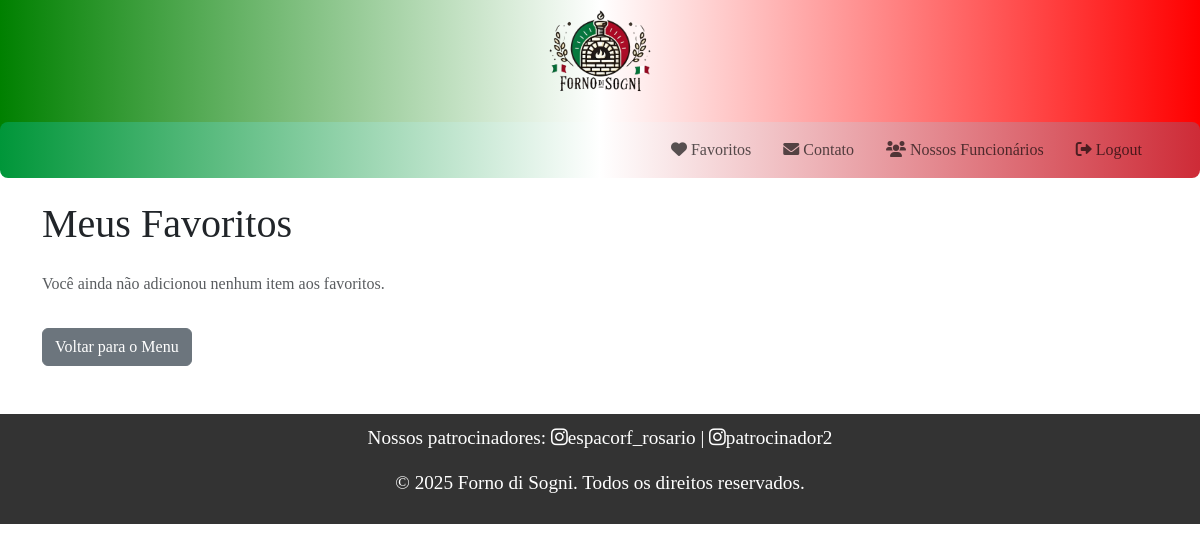
Before: /favoritos (signed in) with the older database file.
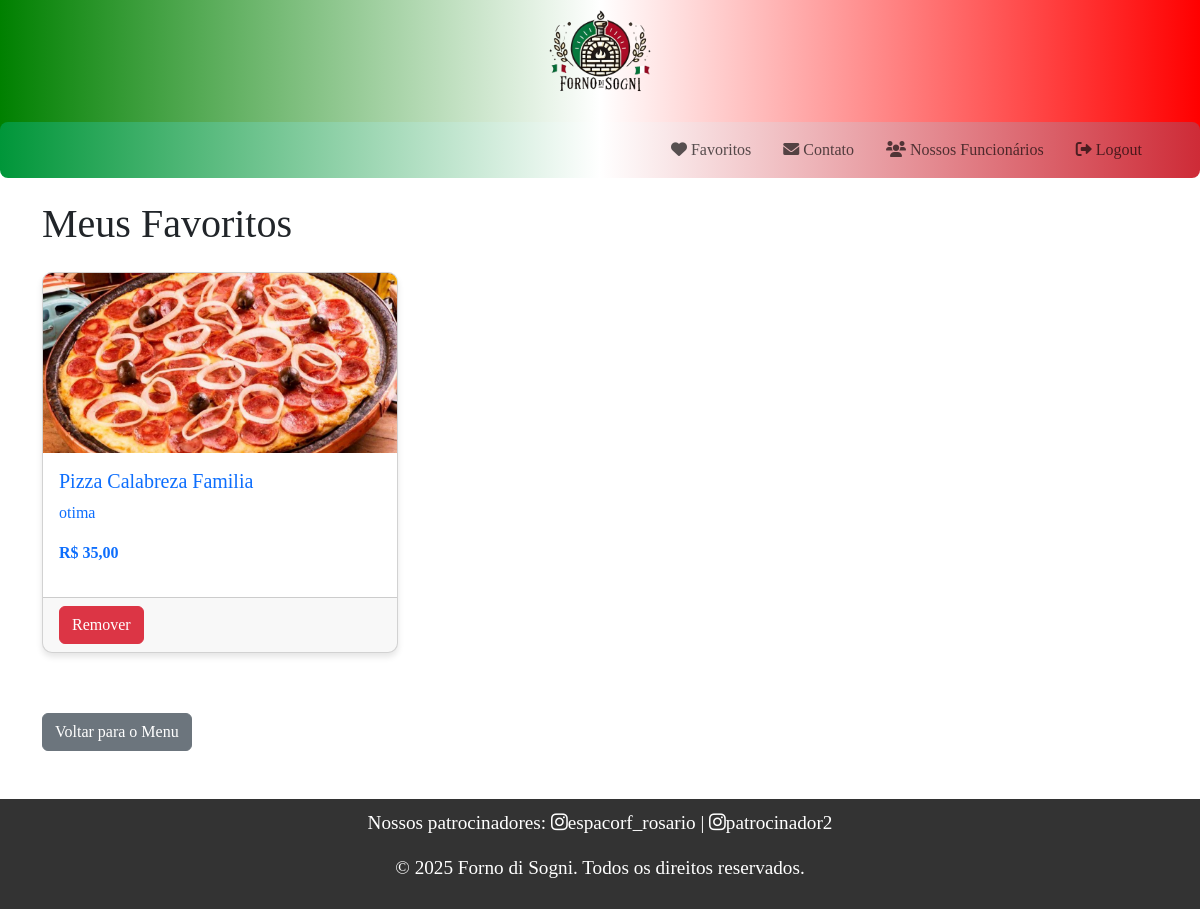
After: the same page with the newer database file.
### main.py (models this page shows)
class Favorito(db.Model):
    id = db.Column(db.Integer, primary_key=True)
    cliente_id = db.Column(db.Integer, db.ForeignKey('cliente.id'), nullable=False)
    prato_id = db.Column(db.Integer, db.ForeignKey('prato.id'), nullable=True)
    bebida_id = db.Column(db.Integer, db.ForeignKey('bebida.id'), nullable=True)
    cliente = db.relationship('Cliente', back_populates='favoritos')
    prato = db.relationship('Prato', back_populates='favoritos', foreign_keys=[prato_id])
    bebida = db.relationship('Bebida', back_populates='favoritos', foreign_keys=[bebida_id])

class Prato(db.Model):
    id = db.Column(db.Integer, primary_key=True)
    nome = db.Column(db.String(100), nullable=False)
    descricao = db.Column(db.Text, nullable=True)
    preco = db.Column(db.Float, nullable=False)
    imagem = db.Column(db.String(120), nullable=True)
    favoritos = db.relationship('Favorito', back_populates='prato', cascade="all, delete")

### main.py (the view)
@app.route('/favoritos', methods=['GET'])
@login_required
def area_favoritos():
    if not current_user.is_authenticated:
        flash("Você precisa estar logado para acessar seus favoritos!", "warning")
        return redirect(url_for('login_cliente'))
    favoritos = Favorito.query.filter_by(cliente_id=current_user.id).all()
    pratos = Prato.query.all()
    bebidas = Bebida.query.all()
    return render_template('cliente/favoritos.html', favoritos=favoritos, prato=pratos, bebida=bebidas)

### main.py (called while the page is built)
@login_manager.user_loader
def load_user(cliente_id):
    return Cliente.query.get(int(cliente_id))

### templates/Cliente/favoritos.html (shortened to what this page needs)
<!DOCTYPE html>
<html lang="pt-br">
<head>
    <link href="https://cdn.jsdelivr.net/npm/bootstrap@5.3.0-alpha3/dist/css/bootstrap.min.css" rel="stylesheet">
    <link rel="stylesheet" href="https://cdnjs.cloudflare.com/ajax/libs/font-awesome/6.0.0-beta3/css/all.min.css">
    <link rel="stylesheet" href="{{ url_for('static', filename='css/styles_home.css') }}">
</head>
<body>
    <header>
        <a href="{{ url_for('home') }}">
            <img src="{{ url_for('static', filename='img/logo.png') }}" alt="Logo Forno di Sogni">
        </a>
        <nav class="navbar navbar-expand-lg">
            <div class="container">
                <div class="collapse navbar-collapse" id="navbarNav">
                    <ul class="navbar-nav ms-auto">
                        <li class="nav-item">
                            <a class="nav-link" href="{{ url_for('area_favoritos') }}"><i class="fa fa-heart"></i> Favoritos</a>
                        </li>
                        <li class="nav-item">
                            <a class="nav-link" href="#contato"><i class="fa fa-envelope"></i> Contato</a>
                        </li>
                        <li class="nav-item">
                            <a class="nav-link" href="{{ url_for('conhecer_funcionarios') }}"><i class="fa fa-users"></i> Nossos Funcionários</a>
                        </li>
                        {% if not current_user.is_authenticated %}
                        <li class="nav-item">
                            <a class="nav-link" href="{{ url_for('login_cliente') }}"><i class="fa fa-sign-in-alt"></i> Login</a>
                        </li>
                        <li class="nav-item">
                            <a class="nav-link" href="{{ url_for('cadastro_cliente') }}"><i class="fa fa-user-plus"></i> Cadastro</a>
                        </li>
                        {% else %}
                        <li class="nav-item">
                            <a class="nav-link" href="{{ url_for('logout_cliente') }}"><i class="fa fa-sign-out-alt"></i> Logout</a>
                        </li>
                        {% endif %}
                    </ul>
                </div>
            </div>
        </nav>
    </header>
    <div class="container mt-4">
        <h1 class="mb-4" style="margin-top: 50px;">Meus Favoritos</h1>
        {% if favoritos %}
            <div class="row">
                {% for favorito in favoritos %}
                    <div class="col-md-4 mb-4">
                        <div class="card">
                            {% if favorito.prato %}
                            <a href="{{ url_for('detalhes_prato', prato_id=favorito.prato.id) }}" class="text-decoration-none">
                                <img src="{{ url_for('static', filename='img/' + favorito.prato.imagem) }}" class="card-img-top" alt="{{ favorito.prato.nome }}">
                                <div class="card-body">
                                    <h5 class="card-title">{{ favorito.prato.nome }}</h5>
                                    <p class="card-text">{{ favorito.prato.descricao }}</p>
                                    <p class="fw-bold">R$ {{ "{:,.2f}".format(favorito.prato.preco).replace(".", ",") }}</p>
                                </div>
                            </a>
                            {% endif %}
                            <div class="card-footer">
                                <form action="{{ url_for('excluir_favorito', id=favorito.id) }}" method="POST">
                                    <button class="btn btn-danger">Remover</button>
                                </form>
                            </div>
                        </div>
                    </div>
                {% endfor %}
            </div>
        {% else %}
            <p class="text-muted">Você ainda não adicionou nenhum item aos favoritos.</p>
        {% endif %}
        <a href="{{ url_for('home') }}" class="btn btn-secondary mt-3">Voltar para o Menu</a>
    </div>
    <footer class="mt-5 text-center">
        <p>Nossos patrocinadores:
            <a href="https://instagram.com/espacorf_rosario" target="_blank">
                <i class="fab fa-instagram"> </i>espacorf_rosario
            </a> |
            <a href="https://instagram.com/patrocinador2" target="_blank">
                <i class="fab fa-instagram"> </i>patrocinador2
            </a>
        </p>
        <p>&copy; 2025 Forno di Sogni. Todos os direitos reservados.</p>
    </footer>
</body>
</html>

### static/css/styles_home.css (style rules this page uses)
* { font-family: 'Italianno', cursive; }
header { background: linear-gradient(to right, green, white, red); text-align: center; min-height: 10px; max-height: 150px; font-family: 'Arial', sans-serif; padding: 0 0; margin-bottom: 10px; }
header img { max-width: 115px; margin-bottom: 4px; }
nav a { text-decoration: none; color: #333; font-size: 0.9rem; margin: 0 8px; padding: 6px 12px; background-color: #fff; border-radius: 5px; transition: background-color 0.3s; }
body { height: 100%; margin: 0; padding: 0; background: url("/static/img/checkered-pattern5.png") repeat; background-size: 200px 200px; background-size: cover; background-attachment: fixed; }
body::before { content: ""; position: fixed; top: 0; left: 0; width: 100%; height: 100%; background: rgba(255, 255, 255, 0.3); z-index: -1; }
.card { margin-bottom: 20px; border-radius: 10px; overflow: hidden; box-shadow: 0 4px 6px rgba(0, 0, 0, 0.1); }
.card img { max-height: 180px; object-fit: cover; }
footer { text-align: center; background-color: #333; color: white; padding: 10px; font-size: 1.2rem; width: 100%; }
footer a { text-decoration: none; color: white; }
.navbar { background: linear-gradient(to right, #009639, white, #ce2b37); padding: 8px 10px; margin-top: 5px; border-radius: 8px; }

Changed rows visible on the page:
added Favorito: imagem (picture), prato.nome "Pizza Calabreza Familia", prato.descricao "otima"
now on this page (row unchanged): Prato: preco "35,00"
Other visible differences:
text no longer shown: "Você ainda não adicionou nenhum item aos favoritos."
